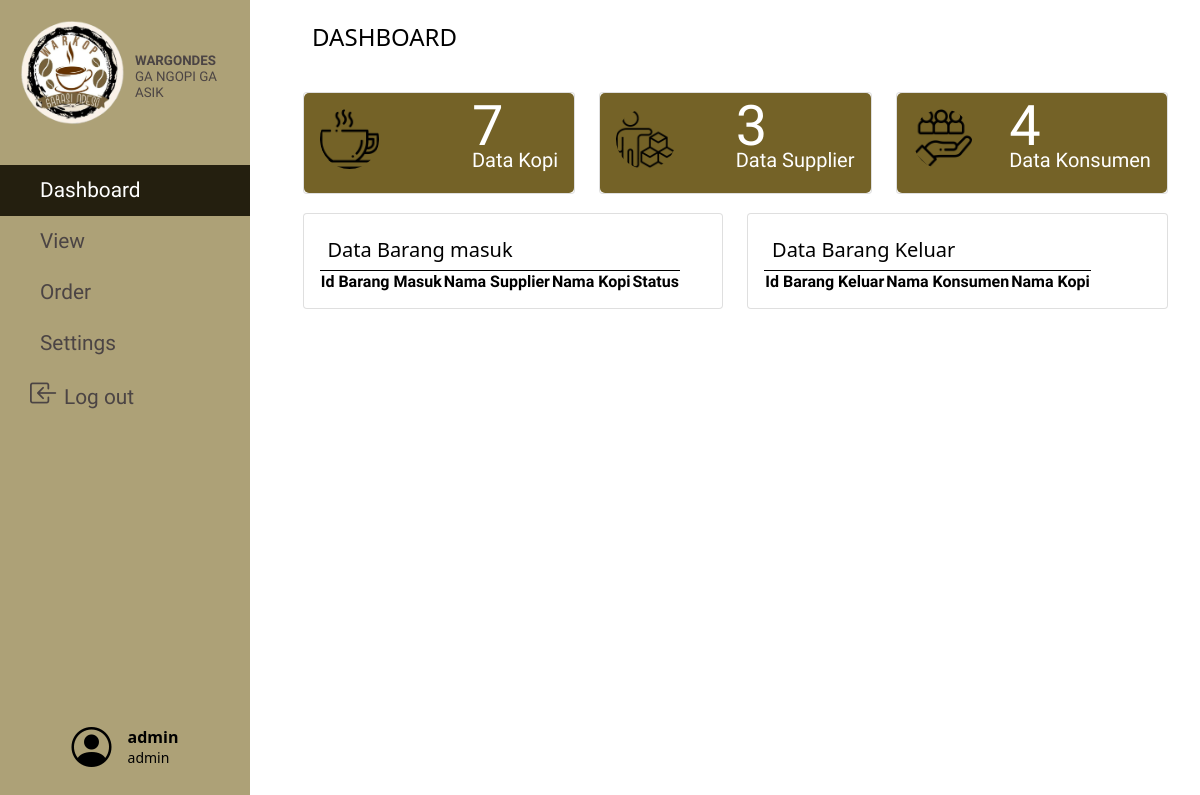
/php/dashboard.php (signed in), run on an earlier commit of the app's database.
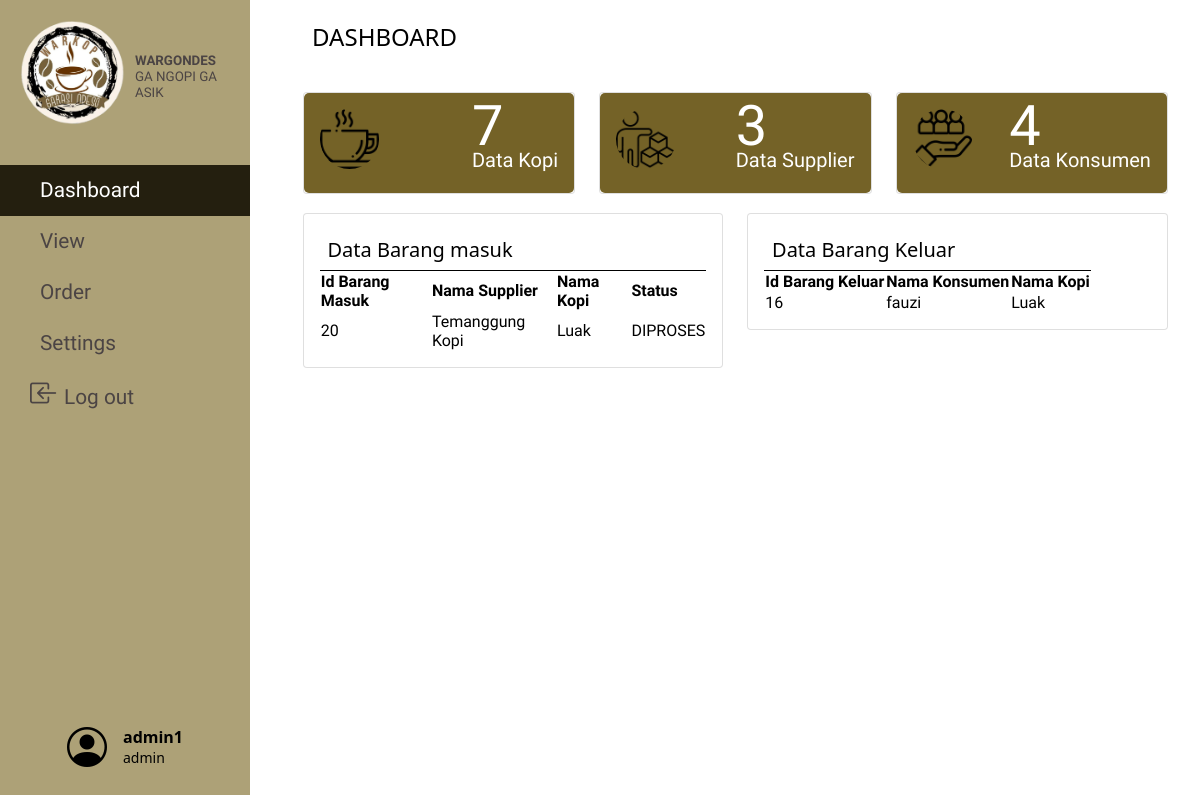
And on a later commit of the database.
### tables this page shows
CREATE TABLE `barangmasuk` (
  `id_barangmasuk` int(11) NOT NULL,
  `UserID` int(10) DEFAULT NULL,
  `id_kopi` int(11) NOT NULL,
  `id_supplier` int(11) DEFAULT NULL,
  `tanggal_barangmasuk` datetime NOT NULL DEFAULT current_timestamp(),
  `qty` int(11) NOT NULL,
  `status` enum('DIPROSES','DISETUJUI','DITOLAK','') NOT NULL DEFAULT 'DIPROSES'
);

CREATE TABLE `supplier` (
  `id_supplier` int(11) NOT NULL,
  `nama_supplier` varchar(25) NOT NULL,
  `alamat_supplier` varchar(25) NOT NULL,
  `no_hp` int(12) NOT NULL
);

CREATE TABLE `kopi` (
  `id_kopi` int(11) NOT NULL,
  `id_kategori` int(11) DEFAULT NULL,
  `namakopi` varchar(25) NOT NULL,
  `deskripsi` varchar(25) NOT NULL,
  `stok` int(11) NOT NULL,
  `harga` bigint(100) NOT NULL
);

CREATE TABLE `barangkeluar` (
  `id_barangkeluar` int(11) NOT NULL,
  `UserID` int(10) DEFAULT NULL,
  `id_kopi` int(11) NOT NULL,
  `id_konsumen` int(11) DEFAULT NULL,
  `qty` int(11) NOT NULL,
  `tanggal_barangkeluar` datetime NOT NULL DEFAULT current_timestamp()
);

CREATE TABLE `konsumen` (
  `id_konsumen` int(11) NOT NULL,
  `nama_konsumen` varchar(25) NOT NULL,
  `alamat_konsumen` varchar(25) NOT NULL
);

### php/dashboard.php (the view, shortened to what this page needs)
<html>
<?php $page = 'dashboard';
include('../include/header.php'); ?>
<?php include('../include/navbar.php'); ?>
<?php include('../database/db.php'); ?>
<link href="../css/dashboard.css" rel="stylesheet" type="text/css" />
<body style="background:url('https://img.freepik.com/free-photo/right-corner-coffee-beans-with-copy-space_23-2148255026.jpg?w=826&t=st=1690722306~exp=1690722906~hmac=857df898b9099e272b7c4738dd9a2e88d4b1ef4aa3c55a6ebd3c8b798e20c916');background-repeat:no-repeat;
background-position: center center;background-size: cover;"">
	<div class="container">
		<div class="row dashboard" style="background: none;">
			<div class="col-sm-12 text-black font-weight-bold">DASHBOARD</div>
		</div>
		<div class="row analytics">
			<div class="col-sm-4">
				<div class="card-group">
					<div class="card">
						<div class="card-body">
							<img src="../img/kopi.png" class="col-sm-3" alt="" id="icon">
							<?php
							$sql = "SELECT * FROM kopi";
							if ($result = mysqli_query($conn, $sql)) {
								$rowcount = mysqli_num_rows($result);
							} ?>
							<p class="card-text"><?php echo "<span id='supplier'> $rowcount </span>"  . "<br>Data Kopi" ?></p>
						</div>
					</div>
				</div>
			</div>
			<div class="col-sm-4">
				<div class="card-group">
					<div class="card">
						<div class="card-body">
							<img src="../img/supplier2.png" class="col-sm-3" alt="" id="icon">
							<?php
							$sqll = "SELECT * FROM supplier";
							if ($Result = mysqli_query($conn, $sqll)) {
								$rowcounter = mysqli_num_rows($Result);
							}
							?>
							<p class="card-text"><?php echo "<span id='supplier'> $rowcounter </span>"  . "<br>Data Supplier" ?></p>
						</div>
					</div>
				</div>
			</div>
			<div class="col-sm-4">
				<div class="card-group">
					<div class="card">
						<div class="card-body">
							<img src="../img/konsumen.png" class="col-sm-3" alt="" id="icon">
							<?php
							$Sqll = "SELECT * FROM konsumen";
							if ($Resultt = mysqli_query($conn, $Sqll)) {
								$Rowcounter = mysqli_num_rows($Resultt);
							}
							?>
							<p class="card-text"><?php echo "<span id='supplier'> $Rowcounter </span>"  . "<br>Data Konsumen" ?></p>
						</div>
					</div>
				</div>
			</div>
		</div>
		<div class="row orders">
			<div class="col-sm-6">
				<div class="card-group">
					<div class="card">
						<div class="card-body">
							<h5 class="card-title orders">Data Barang masuk</h5>
							<table id="recent_clientorder" class="display">
								<thead>
									<tr>
										<th>Id Barang Masuk</th>
										<th>Nama Supplier</th>
										<th>Nama Kopi </th>
										<th>Status </th>
									</tr>
								</thead>
								<tbody>
									<?php
									$sql = "SELECT * FROM barangmasuk JOIN kopi ON barangmasuk.id_kopi=kopi.id_kopi JOIN supplier ON barangmasuk.id_supplier=supplier.id_supplier order by barangmasuk.id_barangmasuk DESC LIMIT 3";
									$result = $conn->query($sql);
									?>
									<?php if ($result->num_rows > 0) : ?>
										<?php while ($row = $result->fetch_assoc()) : ?>
											<tr>
												<td><?php echo $row["id_barangmasuk"]; ?></td>
												<td><?php echo $row["nama_supplier"]; ?></td>
												<td><?php echo $row["namakopi"]; ?></td>
												<td><?php echo $row["status"]; ?></td>
											</tr>
										<?php endwhile; ?>
									<?php endif; ?>
								</tbody>
							</table>
						</div>
					</div>
				</div>
			</div>
			<div class="col-sm-6">
				<div class="card-group">
					<div class="card">
						<div class="card-body">
							<h5 class="card-title orders">Data Barang Keluar</h5>
							<table id="recent_purchaseorder" class="display">
								<thead>
										<tr>
										<th>Id Barang Keluar</th>
										<th>Nama Konsumen</th>
										<th>Nama Kopi </th>
									</tr>
								</thead>
								<tbody>
								<?php
									$sql = "SELECT * FROM barangkeluar JOIN kopi ON barangkeluar.id_kopi=kopi.id_kopi JOIN konsumen ON barangkeluar.id_konsumen=konsumen.id_konsumen order by barangkeluar.id_barangkeluar DESC LIMIT 3";
									$result = $conn->query($sql);
									?>
									<?php if ($result->num_rows > 0) : ?>
										<?php while ($row = $result->fetch_assoc()) : ?>
											<tr>
												<td><?php echo $row["id_barangkeluar"]; ?></td>
												<td><?php echo $row["nama_konsumen"]; ?></td>
												<td><?php echo $row["namakopi"]; ?></td>
											</tr>
										<?php endwhile; ?>
									<?php endif; ?>
								</tbody>
							</table>
						</div>
					</div>
				</div>
			</div>
		</div>
	</div>
</body>
</html>

### include/header.php (shortened to what this page needs)
<head>
	<link href="https://cdn.jsdelivr.net/npm/bootstrap@5.1.3/dist/css/bootstrap.min.css" rel="stylesheet">
	<link rel="stylesheet" type="text/css" href="https://cdn.datatables.net/1.11.5/css/jquery.dataTables.min.css">
	<link href="../css/table.css" rel="stylesheet" type="text/css" />
	<link href="../css/ViewOrder.css" rel="stylesheet" type="text/css" />
	<link href="../css/modal.css" rel="stylesheet" type="text/css" />
	<link rel='stylesheet' href='https://cdn-uicons.flaticon.com/uicons-solid-rounded/css/uicons-solid-rounded.css'>
	<link rel='stylesheet' href='https://cdn-uicons.flaticon.com/uicons-regular-rounded/css/uicons-regular-rounded.css'>
	<link rel='stylesheet' href='https://cdn-uicons.flaticon.com/uicons-regular-straight/css/uicons-regular-straight.css'>
	<link rel='stylesheet' href='https://cdn.datatables.net/1.13.5/css/jquery.dataTables.min.css'>
	<link rel='stylesheet' href='https://cdn.datatables.net/buttons/2.4.1/css/buttons.dataTables.min.css'>
	<link rel="stylesheet" href="https://cdn.jsdelivr.net/npm/bootstrap-icons@1.10.5/font/bootstrap-icons.css">
</head>

### include/navbar.php (shortened to what this page needs)
<link href="../css/navbar.css" rel="stylesheet" type="text/css" />
<div class="wrapper">
	<nav id="sidebar">
		<div class="sidebar-header">
			<img id="logo" src="../img/logo.png">
			<h1 id="title">WARGONDES<br><span id="tagline">GA NGOPI GA ASIK</span></h1>
		</div>
		<ul class="list-unstyled components">
			<li class="<?php if ($page == 'dashboard') {
							echo 'active';
						} ?>">
				<a href="dashboard.php" id="label">
					<i class="fi fi-rr-apps"></i>Dashboard</a>
			</li>
			<?php if ($_SESSION['role'] == 'admin') {?>
			<li class="<?php if ($page == 'viewPage') {
							echo 'active';
						} ?>">
				<a href="viewPage.php" id="label">
					<i class="fi fi-rr-search"></i>View</a>
			</li>
			<li class="<?php if ($page == 'orderPage') {
							echo 'active';
						} ?>">
				<a href="orderPage.php" id="label">
					<i class="fi fi-rr-shopping-cart"></i>Order</a>
			</li>
			<?php } ?>
			<li class="<?php if ($page == 'settingPage') {
							echo 'active';
						} ?>">
				<a href="settingPage.php" id="label">
					<i class="fi fi-rr-settings-sliders"></i>Settings</a>
			</li>
			<li>
				<a id="label" onclick="return confirm('You are about to Log out, click YES to proceed');" href="../actions/logout.php">
					<i class="bi bi-box-arrow-in-left" style="margin-right:6px;font-size: 28px;"></i>Log out</a>
			</li>
		</ul>
		<div class="user">
			<i class="bi bi-person-circle"></i>
			<div>
			<div class="username"><?php echo $_SESSION["user"] ?></div>
			<div class="role"><?php echo $_SESSION["role"] ?></div>
			</div>
		</div>
	</nav>
</div>

### css/table.css (style rules this page uses)
table { background:white; border-color:black; font-family: 'Arya', sans-serif; }
thead { background:#645b40; color:white; }

### css/ViewOrder.css (style rules this page uses)
body { background-color: #ededed; }

### css/modal.css (style rules this page uses)
#Title { margin: 0; padding-top:10px; }

### css/navbar.css (style rules this page uses)
#logo { width: 50%; }
.wrapper { display: flex; align-items: stretch; position: absolute; }
#sidebar { min-width: 250px; max-width: 250px; min-height: 100vh; position: fixed; overflow: hidden; }
p { font-family: 'Arya', sans-serif; font-size: 1.1em; font-weight: 300; line-height: 1.7em; color: #999; }
a, a:hover, a:focus { color: inherit; text-decoration: none; transition: all 0.3s; }
#sidebar { background: #ada177; color: #fff; transition: all 0.3s; }
#sidebar .sidebar-header { padding: 20px; color: #4B4444; display: flex; justify-content: center; flex-wrap: nowrap; align-items: center; font-family: 'Arya', sans-serif; align-content: space-between; flex-direction: row; }
#sidebar ul.components { padding: 20px 0; }
#sidebar ul li a { padding: 10px; font-size: 1.3em; display: block; padding-left: 30px; font-family: 'Arya', sans-serif; }
#label { color:#4B4444; text-decoration: none; font-size:50px; }
#title { font-family:'Arya', sans-serif; font-size: 10pt; margin-left:10px; font-weight: bold; }
#tagline { font-size: 10pt; font-weight: normal; }
.active { background: #241f0f; }
.active > a, .active > li { color: white !important; }

### css/dashboard.css (style rules this page uses)
body { background-color: #ededed; overflow: hidden; }
.container { margin-left: 260px; max-width: 80vw; }
.dashboard { padding-top: 2%; padding-bottom: 2%; background-color:#f1f1f1; margin-left:3%; margin-right:4%; color: black; font-size: 1.5rem; }
.analytics { margin-left: 2%; margin-right: 3%; margin-top: 2%; color: white; }
.analytics .card-body { display: flex; height: 100px; border-radius: 5px; background-color: #746227; flex-wrap: wrap; align-content: space-between; justify-content: space-between; flex-direction: column; }
.orders .card-body { background: white !important; border-radius: 5px; }
.orders { margin-left: 2%; margin-right: 3%; margin-top: 2%; }
h5.card-title.orders { color: rgb(0, 0, 0) !important; }
.card-text { color: white; font-size: 20px; }
img#icon { border-radius: 50%; }
table th { background: white; color: black; border-top: 1px solid black; }
table td { background: white; color: black; }
span#supplier { font-size: 3.5rem; }

### include/navbar.php (style rules this page uses)
.user { color: black; display: flex; width: 100%; justify-content: center; align-items: center; position: absolute; bottom: 32px; }
.user i { font-size: 40px; margin-right: 16px; }
.user .username { font-weight: bold; }
.user .role { font-size: 14px; margin-top: -2px; }

What changed in the data, as far as the page shows it:
added barangmasuk: id_barangmasuk "20", id_supplier.nama_supplier "Temanggung Kopi", id_kopi.namakopi "Luak", status "DIPROSES"
added barangkeluar: id_barangkeluar "16", id_konsumen.nama_konsumen "fauzi", id_kopi.namakopi "Luak"
Also different on the page:
$_SESSION["user"]: "admin" → "admin1"
